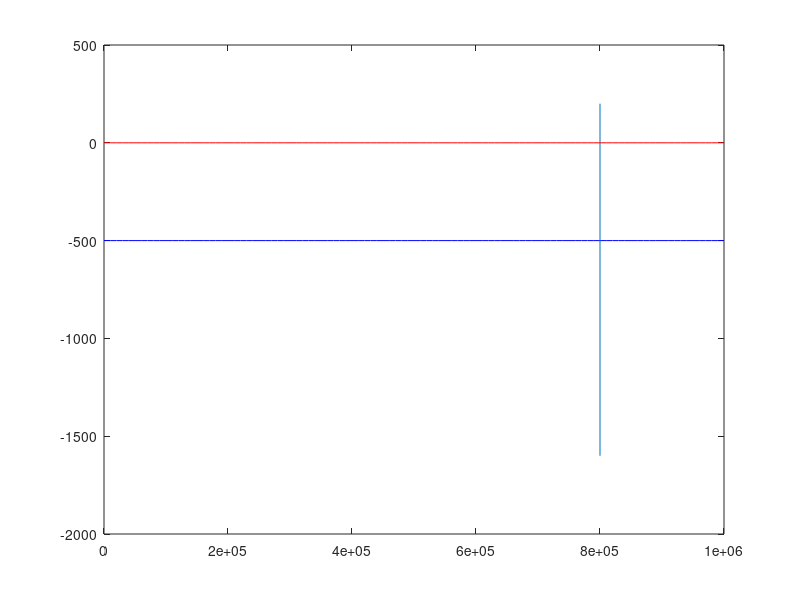

Reproduce this figure in MATLAB. (Note: this script raises an error after producing the figure.)
% Currently this is putting a block of ice on a bed (constant thickness in
% time and spans only part of the domain). 

% Not Working: (06/11/19) 
%   - The bed does not depress away from the ice sheet 
%   - When water is added, it eventually goes back to zero 
%        bed depression because the sea surface height doesn't change
%   - Kelvin function affects seem really small 

close all; 
clear all; 

tsteps = 100;

rho_i = 917;    % density of ice (kg/m^3) 
rho_b = 2650;   % density of bed (kg/m^3)
rho_w = 1000;   % density of water (kg/m^3)
gamma = rho_i/rho_b;  % displaced bed by ice
lambda = rho_i/rho_w; % (height ice)lambda = (height water)

x = 0:10:1000;
x = x.*1000;
h1 = 5000.*ones(length(x),1); 
h1(80:end)=0.0;
h1_eq = zeros(length(x),1);
L2 = 10; 
H2 = 100;
hg = 100;
b = -500.*ones(length(x),1);

h_ice_sup_water = b.*1/lambda;
h_ice_sup_water(b>0) = 0;
h_ice_depress_bed = h1+h_ice_sup_water;

b0 = b;
%b_eq = b0 - h_ice_depress_bed.*gamma;
b_eq = 0.*ones(length(x),1);
tau = 10; 

 
t = 0;
%while abs(b_eq-b)>1
%while abs((b0-b)/(b0-b_eq))>1
for t=1:tsteps
    plot(x,b,'b'); hold on; plot([800000 800000],[-1600 200]);%plot(x,h1+b,'k'); 
    %plot(x,h1,'g'); 
    plot(x,b_eq,'r');%ylim([-100,100]);
    H2 = mean(h1);
    [bNew,hxNew] = bedSpring_v2(x,h1,h1_eq,b,b_eq,tau);
    b = bNew; h1 = hxNew;
%    b_eq = b_eqNew;
%    t=t+1;
end

plot(x,bNew,'k','linewidth',2);


    